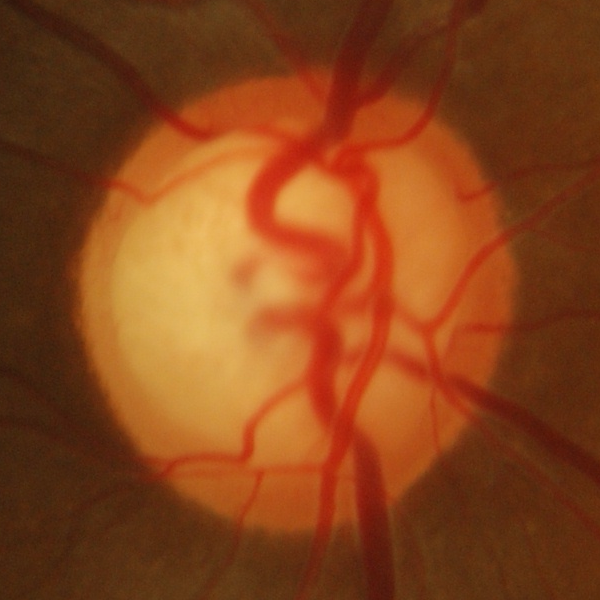
#> input picture DCT/drishtiGS_069_ROI.png, 600 x 600 px, found by its file name
$ python convert.py
#> lines starting #> are read from the running program, lines starting #| are printed output that depends on the picture
from pathlib import Path

import cv2
import numpy as np
import matplotlib.pyplot as plt


# ============================================================
# Image path
# ============================================================

IMAGE_PATH = Path(
    r"C:\Users\udit2\Desktop\Glaucoma\DCT\drishtiGS_069_ROI.png"
)

# Change the path above if the image is stored elsewhere.


# ============================================================
# Load and resize image
# ============================================================

image = cv2.imread(str(IMAGE_PATH), cv2.IMREAD_COLOR)
#> image is the input picture: shape (600, 600, 3); mean B, G, R 27.1, 68.8, 136

if image is None:
    raise FileNotFoundError(f"Image not found: {IMAGE_PATH}")

# Convert BGR to RGB
image = cv2.cvtColor(image, cv2.COLOR_BGR2RGB)

# Match the resizing operation in your dataset.py
image = cv2.resize(image, (224, 224), interpolation=cv2.INTER_LINEAR)
#> image: shape (224, 224, 3)

# Convert to float32 and normalize to [0, 1]
image = image.astype(np.float32) / 255.0


# ============================================================
# Apply DCT independently to each RGB channel
# ============================================================

dct_output = np.empty_like(image, dtype=np.float32)

for channel_idx in range(3):

    # Extract one RGB channel
    channel = np.ascontiguousarray(image[:, :, channel_idx])

    # Apply 2D DCT
    coefficients = cv2.dct(channel)

    # Signed-log compression
    signed_log = (
        np.sign(coefficients)
        * np.log1p(np.abs(coefficients))
    )

    # Standardize independently for each channel
    mean = float(signed_log.mean())
    std = float(signed_log.std())

    if std > 1e-6:
        signed_log = (signed_log - mean) / std
    else:
        signed_log = signed_log - mean

    # Clip extreme values, matching your dataset.py
    dct_output[:, :, channel_idx] = np.clip(
        signed_log, -5.0, 5.0
    )
#> this loop made 3 passes
#> (mean, std) on passes 1 to 3: (-6.07e-05, 0.0534), (2.44e-05, 0.0597), (6.23e-05, 0.0382)
#> pass 1, `channel = np.ascontiguousarray(image[:, :, channel_idx])`:
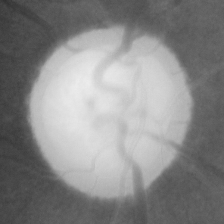
#> channel: shape (224, 224) float32; min 0.188, max 0.925, mean 0.533
#> pass 1, `coefficients = cv2.dct(channel)`:
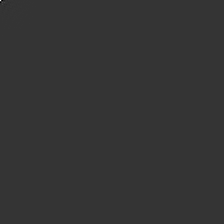
#> coefficients: shape (224, 224) float32; min -31.15, max 119.4, mean 0; drawn with min black and max white
#> pass 1, `signed_log = ( np.sign(coefficients) * np.log1p(np.abs(coefficients)) )`:
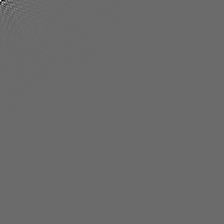
#> signed_log: shape (224, 224) float32; min -3.47, max 4.79, mean -6.07e-05; drawn with min black and max white
#> after the loop:
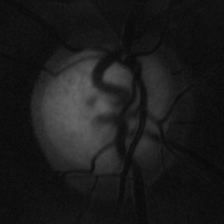
#> channel: shape (224, 224) float32; min 0.0235, max 0.404, mean 0.106
#> after the loop:
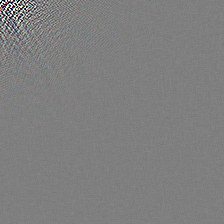
#> dct_output: shape (224, 224, 3) float32; mean R, G, B 0.0015, -0.000704, -0.000816; drawn with min black and max white


# ============================================================
# Visualize original image and DCT representation
# ============================================================

fig, axes = plt.subplots(2, 2, figsize=(12, 10))

# Original image
axes[0, 0].imshow(image)
axes[0, 0].set_title("Original DRISHTI ROI (224 × 224)")
axes[0, 0].axis("off")

# Combined RGB DCT representation
axes[0, 1].imshow(dct_output)
axes[0, 1].set_title("RGB DCT: Signed-Log + Standardization")
axes[0, 1].axis("off")

# Individual channel visualization
channel_names = ["Red DCT", "Green DCT", "Blue DCT"]

for idx, ax in enumerate([axes[1, 0], axes[1, 1]]):
    channel_idx = idx
    im = ax.imshow(
        dct_output[:, :, channel_idx],
        cmap="gray",
        vmin=-5,
        vmax=5
    )
    ax.set_title(channel_names[channel_idx])
    ax.axis("off")
    plt.colorbar(im, ax=ax, fraction=0.046, pad=0.04)

plt.tight_layout()
plt.show()
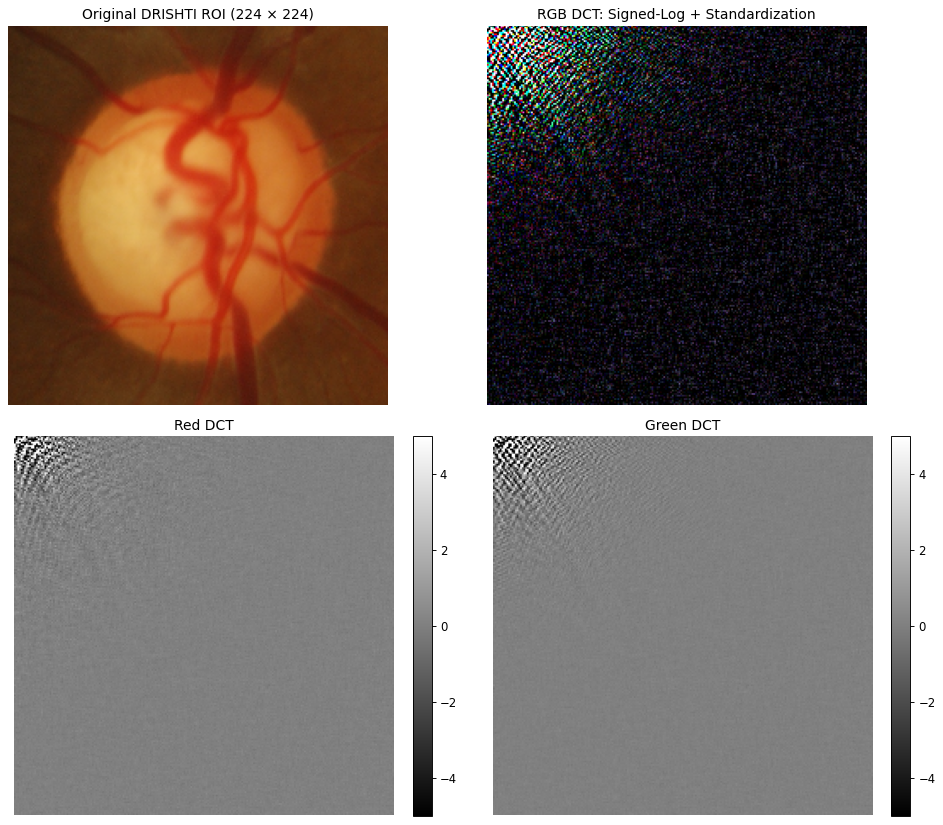
#> figure drawn by matplotlib, 6 panels


# ============================================================
# Save the DCT representation
# ============================================================

output_path = IMAGE_PATH.with_name(
    IMAGE_PATH.stem + "_DCT.png"
)

# For visualization, map [-5, 5] to [0, 255].
# This saved PNG is for viewing, not for model input.
visualization = np.clip(
    (dct_output + 5.0) / 10.0 * 255.0,
    0,
    255
).astype(np.uint8)

cv2.imwrite(
    str(output_path),
    cv2.cvtColor(visualization, cv2.COLOR_RGB2BGR)
)

print("Original image shape:", image.shape)
#| Original image shape: (224, 224, 3)
print("DCT output shape:", dct_output.shape)
#| DCT output shape: (224, 224, 3)
print("DCT output range:", dct_output.min(), "to", dct_output.max())
#| DCT output range: -5.0 to 5.0
print("Saved visualization:", output_path)

$ run again, with ROI/check_crop/diagnostic_drishitGS_007.png copied over DCT/drishtiGS_069_ROI.png
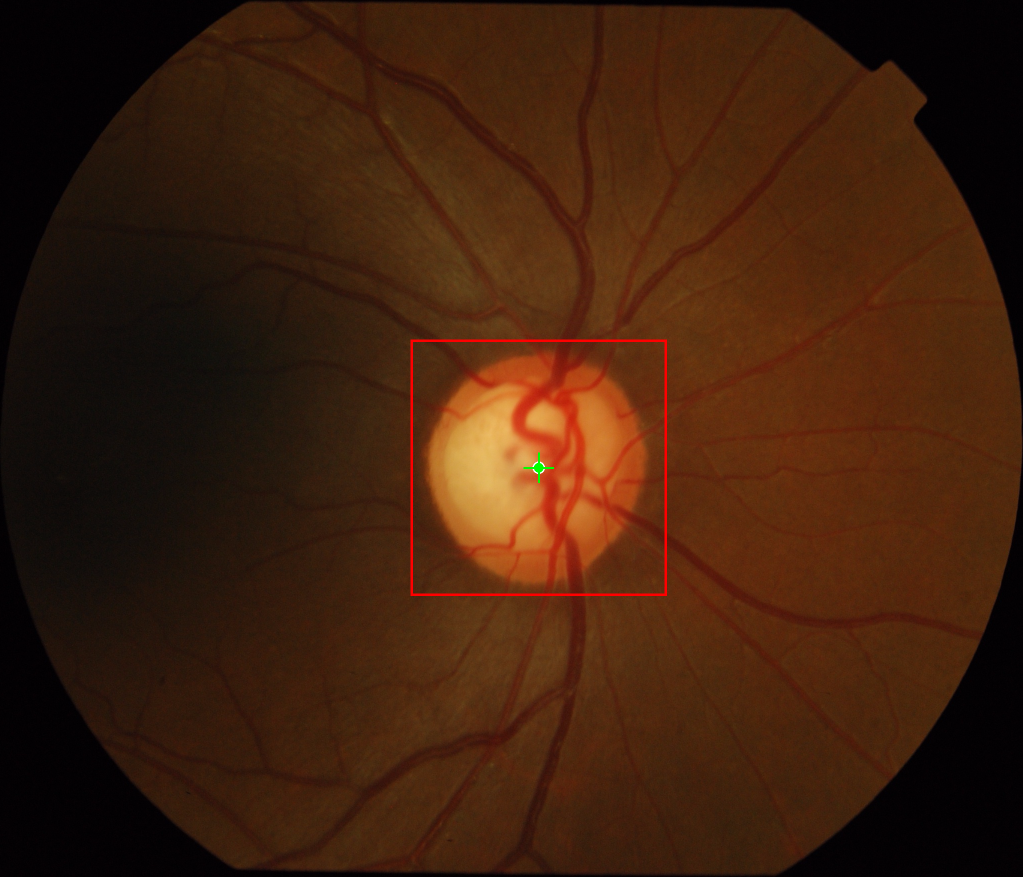
#> input picture ROI/check_crop/diagnostic_drishitGS_007.png, 2046 x 1754 px, found by its file name (shown at 1/2 size)
#> image is the input picture: shape (1754, 2046, 3); mean B, G, R 12.7, 31.9, 63.9
#> the loop `for channel_idx in range(3):` made 3 passes
#> (mean, std) on passes 1 to 3: (-9.24e-05, 0.0606), (-7.39e-05, 0.047), (-2.45e-05, 0.0263)
#> pass 1, `coefficients = cv2.dct(channel)`:
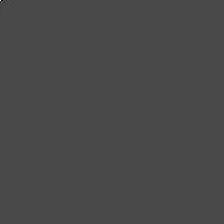
#> coefficients: shape (224, 224) float32; min -22.6, max 55.68, mean 0; drawn with min black and max white
#> after the loop `for channel_idx in range(3):`:
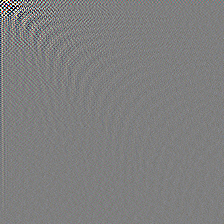
#> dct_output: shape (224, 224, 3) float32; mean R, G, B 0.000894, 0.000295, -0.000119; drawn with min black and max white
#| Original image shape: (224, 224, 3)
#| DCT output shape: (224, 224, 3)
#| DCT output range: -5.0 to 5.0
